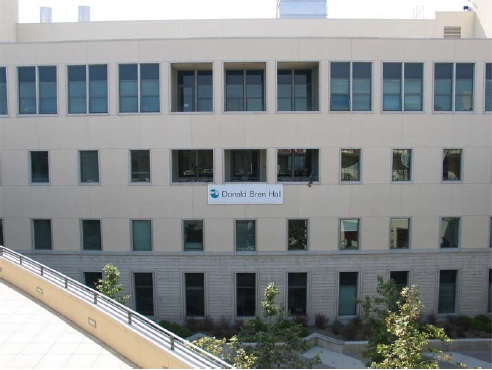
#> input picture Task1/Harris-1.jpg, 492 x 370 px
$ python harris.py
#> lines starting #> are read from the running program, lines starting #| are printed output that depends on the picture
"""
CLAB Task-1: Harris Corner Detector
Your name (Your uniID):Xing Chen(u7725171)
"""

import numpy as np
import matplotlib.pyplot as plt
import cv2


def conv2(img, conv_filter):
    # flip the filter
    f_siz_1, f_size_2 = conv_filter.shape
    conv_filter = conv_filter[range(f_siz_1 - 1, -1, -1), :][:, range(f_siz_1 - 1, -1, -1)]
    pad = (conv_filter.shape[0] - 1) // 2
    result = np.zeros((img.shape))
    img = np.pad(img, ((pad, pad), (pad, pad)), 'constant', constant_values=(0, 0))
    filter_size = conv_filter.shape[0]
    for r in np.arange(img.shape[0] - filter_size + 1):
        for c in np.arange(img.shape[1] - filter_size + 1):
            curr_region = img[r:r + filter_size, c:c + filter_size]
            curr_result = curr_region * conv_filter
            conv_sum = np.sum(curr_result)  # Summing the result of multiplication.
            result[r, c] = conv_sum  # Saving the summation in the convolution layer feature map.

    return result


def fspecial(shape=(3, 3), sigma=0.5):
    m, n = [(ss - 1.) / 2. for ss in shape]
    y, x = np.ogrid[-m:m + 1, -n:n + 1]
    h = np.exp(-(x * x + y * y) / (2. * sigma * sigma))
    h[h < np.finfo(h.dtype).eps * h.max()] = 0
    sumh = h.sum()
    if sumh != 0:
        h /= sumh
    return h


# Parameters, add more if needed
sigma = 2
thresh = 0.01

# Derivative masks
dx = np.array([[-1, 0, 1], [-1, 0, 1], [-1, 0, 1]])
dy = dx.transpose()

# bw = plt.imread('0.png')
# bw = np.array(bw * 255, dtype=int)
# # computer x and y derivatives of image
# Ix = conv2(bw, dx)
# Iy = conv2(bw, dy)
#
# # generate a gaussian filter of given sigma
# g = fspecial((max(1, np.floor(3 * sigma) * 2 + 1), max(1, np.floor(3 * sigma) * 2 + 1)), sigma)
# # compute Iy^2 and smooth it with g filter
# Iy2 = conv2(np.power(Iy, 2), g)
# # compute Ix^2 and smooth it with g filter
# Ix2 = conv2(np.power(Ix, 2), g)
# # compute Ix * Iy and smooth it with g filter
# Ixy = conv2(Ix * Iy, g)

######################################################################
# Task: Compute the Harris Cornerness
######################################################################


def compute_harris_response(Ix2, Iy2, Ixy, k=0.05):
    """
    Compute the Harris corner response for an image.
    Parameters:
    - Ix2: numpy array, square of the gradient in the x-direction.
    - Iy2: numpy array, square of the gradient in the y-direction.
    - Ixy: numpy array, product of the gradients in the x and y directions.
    - k: float, Harris corner detection parameter, default is 0.05.

    Returns:
    - R: numpy array, Harris corner response of the image.
    """

    # Compute determinant and trace of the structure tensor
    detM = Ix2 * Iy2 - Ixy ** 2
    traceM = Ix2 + Iy2

    # Compute the Harris corner response
    R = detM - k * (traceM**2)
    return R


######################################################################
# Task: Perform non-maximum suppression and
#       thresholding, return the N corner points
#       as an Nx2 matrix of x and y coordinates
######################################################################


def non_max_suppression_thresholding(r, window_size=5, threshold_ratio=0.01):
    """
    Perform non-maximum suppression and thresholding to identify corner points in an image.
    Parameters:
    - r: numpy array, the Harris response image.
    - window_size: int, size of the non-maximum suppression window, default value is 5.
    - threshold_ratio: float, ratio used to determine the threshold, default value is 0.01.

    Returns:
    - nparray: numpy array representing the suppressed image with identified corners.
    """

    # get the height and width of R
    height, width = r.shape
    # the response matrix after suppression initialization
    corners_image = np.zeros((height, width), dtype=np.float32)
    # threshold calculation
    threshold = threshold_ratio * np.max(r)

    # iterate through each pixel
    for i in range(height):
        for j in range(width):
            # get the window centered at current pixel located at [i, j]
            start_row = max(0, i - window_size // 2)
            end_row = min(height, i + window_size // 2 + 1)
            start_col = max(0, j - window_size // 2)
            end_col = min(width, j + window_size // 2 + 1)
            # the window around this pixel
            window = r[start_row:end_row, start_col:end_col]

            # execute non-maximum suppression
            if r[i, j] == np.max(window) and r[i, j] > threshold:
                corners_image[i, j] = r[i, j]

    # convert the matrix into N*2
    corners = np.argwhere(corners_image > 0)
    return corners


# # compute harris response value
# R = compute_harris_response(Ix2, Iy2, Ixy, k=0.05)
# # apply suppression on R
# corners = non_max_suppression_thresholding(R)

######################################################################
# image test function
######################################################################
# images paths
test_image_array = ['./Harris-1.jpg', './Harris-2.jpg', './Harris-3.jpg', './Harris-4.jpg']


def test_harris_on_image(images_paths):
    """
    do harris corner detection on some test image and plot the result
    """

    # Create a 2x2 subplot
    fig, axes = plt.subplots(2, 2, figsize=(10, 10))
    axes = axes.ravel()

    # Process each image
    for idx, img_path in enumerate(images_paths):
        # Read and convert image to grayscale if necessary
        img = cv2.imread(img_path)
#> img is the input picture: shape (370, 492, 3); mean B, G, R 141.3, 141.1, 137.5
        # if the image is colored, convert to grayscale
        if img.ndim == 3:
            img = cv2.cvtColor(img, cv2.COLOR_BGR2GRAY)
#> img: shape (370, 492)
        img = img.astype(np.float32)

        # Compute x and y derivatives of image
        Ix = conv2(img, dx)
        Iy = conv2(img, dy)
#> after the loop in conv2 (call 2), `for r in np.arange(img.shape[0] - filter_size + 1):`:
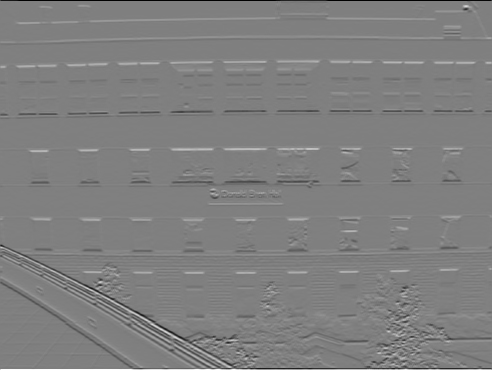
#> result: shape (370, 492) float64; min -765, max 763, mean -0.1; drawn with min black and max white

        # Generate a Gaussian filter of given sigma
        g = fspecial((max(1, np.floor(3 * sigma) * 2 + 1), max(1, np.floor(3 * sigma) * 2 + 1)), sigma)

        # Compute squares and products of derivatives, and smooth with Gaussian filter
        Ix2 = conv2(np.power(Ix, 2), g)
#> after the loop in conv2 (call 3), `for r in np.arange(img.shape[0] - filter_size + 1):`:
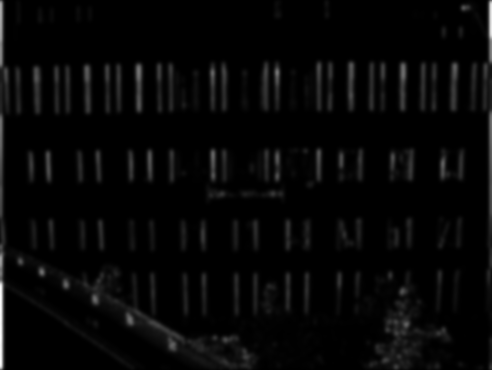
#> result: shape (370, 492) float64; min 0, max 115448.8, mean 3216.3; drawn with min black and max white
        Iy2 = conv2(np.power(Iy, 2), g)
#> after the loop in conv2 (call 4), `for r in np.arange(img.shape[0] - filter_size + 1):`:
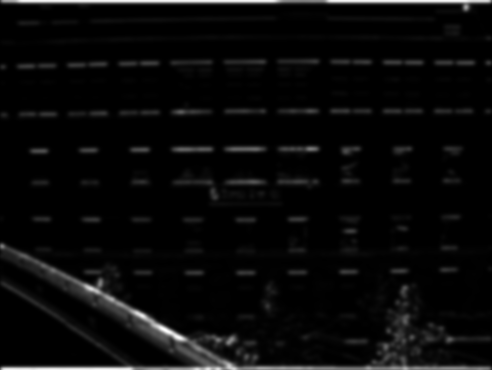
#> result: shape (370, 492) float64; min 0, max 120673.2, mean 4778.3; drawn with min black and max white
        Ixy = conv2(Ix * Iy, g)
#> in conv2 (call 5), `img = np.pad(img, ((pad, pad), (pad, pad)), 'constant', constant_value..`:
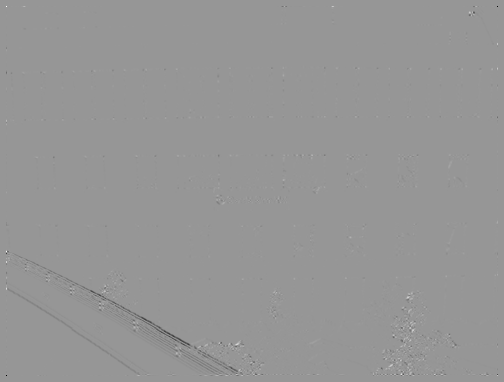
#> img: shape (382, 504) float64; min -252000, max 174723, mean -374.3; drawn with min black and max white
#> after the loop in conv2 (call 5), `for r in np.arange(img.shape[0] - filter_size + 1):`:
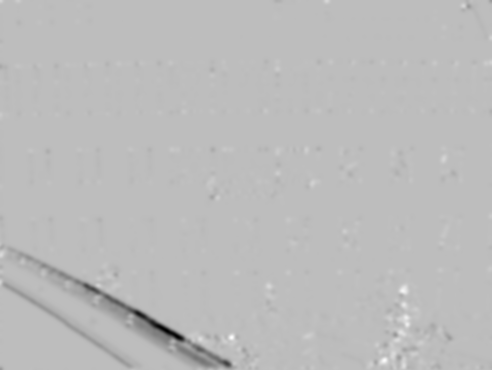
#> result: shape (370, 492) float64; min -52806.9, max 18372.8, mean -395; drawn with min black and max white

        # Compute Harris corner response
        R = compute_harris_response(Ix2, Iy2, Ixy, k=0.05)
#> in compute_harris_response, `traceM = Ix2 + Iy2`:
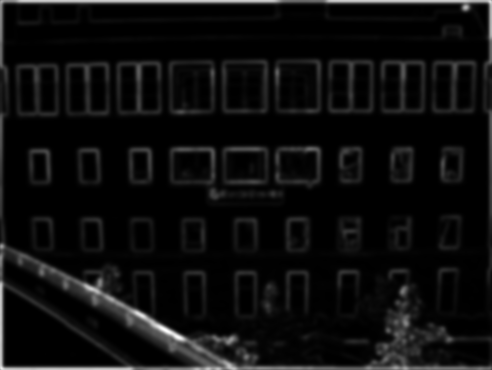
#> traceM: shape (370, 492) float64; min 0, max 145737, mean 7994.5; drawn with min black and max white
#> in compute_harris_response, `R = detM - k * (traceM**2)`:
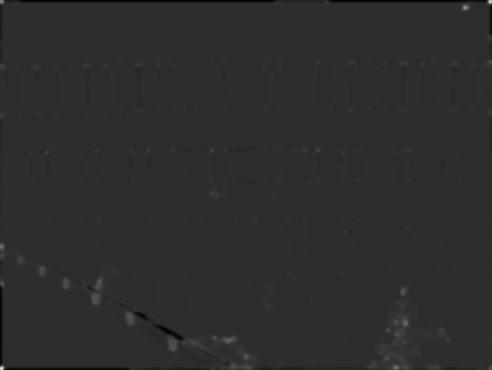
#> R: shape (370, 492) float64; min -774494124.1, max 3.59e+09, mean 558628.7; drawn with min black and max white

        # Apply non-maximum suppression and thresholding
        corner_coords = non_max_suppression_thresholding(R)
#> in non_max_suppression_thresholding, `threshold = threshold_ratio * np.max(r)`: threshold = 35871689.3
#> in non_max_suppression_thresholding, `corners = np.argwhere(corners_image > 0)`: corners = 249 pairs, first value 1 to 368, second value 1 to 490
#> corner_coords has the same summary as corners in non_max_suppression_thresholding

        # Plot original image and overlay corners
        axes[idx].imshow(img, cmap='gray')
        axes[idx].scatter(corner_coords[:, 1], corner_coords[:, 0], s=40, facecolors='none', edgecolors='r', linewidths=1.5)
        axes[idx].set_title(f'Harris Corners in Image {idx+1}')
        axes[idx].axis('off')

    plt.tight_layout()
    plt.show()


# my function to detect corner
#> (the run stopped early here; a loop or call above may not have finished)
